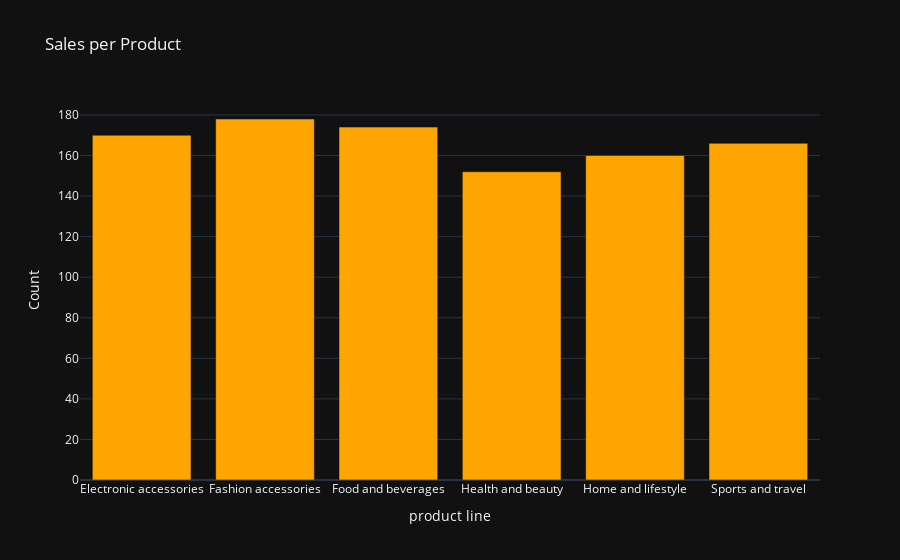

The notebook cell this image was saved under:
### Code cell
product_avgyearlysales=data.groupby('Product line')['gross income'].count().to_dict()
df_yearsales=pd.DataFrame(list(product_avgyearlysales.items()),columns=['product line','Count'])
fig=px.bar(df_yearsales,
          x='product line',
          y='Count',
          title='Sales per Product',
          color_discrete_sequence=["Orange"],template='plotly_dark')
fig.show()

### Figure 1 — Plotly figure (JSON) as saved in the notebook; plotly's stock layout.template omitted (floating-point values rounded to 4 significant figures)
{"data": [{"alignmentgroup": "True", "hovertemplate": "product line=%{x}<br>Count=%{y}<extra></extra>", "legendgroup": "", "marker": {"color": "Orange", "pattern": {"shape": ""}}, "name": "", "offsetgroup": "", "orientation": "v", "showlegend": false, "textposition": "auto", "type": "bar", "x": ["Electronic accessories", "Fashion accessories", "Food and beverages", "Health and beauty", "Home and lifestyle", "Sports and travel"], "xaxis": "x", "y": [170, 178, 174, 152, 160, 166], "yaxis": "y"}], "layout": {"barmode": "relative", "legend": {"tracegroupgap": 0}, "title": {"text": "Sales per Product"}, "xaxis": {"anchor": "y", "domain": [0, 1], "title": {"text": "product line"}}, "yaxis": {"anchor": "x", "domain": [0, 1], "title": {"text": "Count"}}}}
